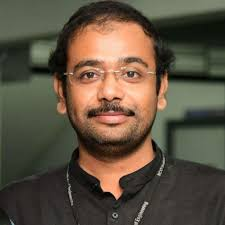
#> input picture face_filter.jpeg, 225 x 225 px, found by its file name
$ jupyter execute Untitled9.ipynb
#> lines starting #> are read from the running program, lines starting #| are printed output that depends on the picture
[cell 1]
import numpy as np
import cv2
from matplotlib import pyplot as plt
img = cv2.imread('/home/raja/kmit/classes/face_filter.jpeg')
#> img is the input picture: shape (225, 225, 3); mean B, G, R 65, 81.3, 93.7
grayscale = cv2.cvtColor(img, cv2.COLOR_BGR2GRAY)
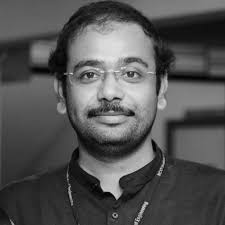
#> grayscale: shape (225, 225); min 1, max 229, mean 83.2

# edge_kernel = np.array([[-1,-1,-1], [-1,9,-1], [-1,-1,-1]])
sharpen_kernel = np.array([[0,-1,0], [-1,5,-1], [0,-1,0]])
img = cv2.filter2D(grayscale, -1, sharpen_kernel)
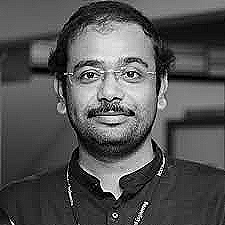
#> img: shape (225, 225); min 0, max 255, mean 83.8

# Smooth out image
# blur = cv2.medianBlur(img, 3)
blur = cv2.GaussianBlur(img, (3,3), 0)

plt.subplot(121),plt.imshow(img),plt.title('Original')
plt.xticks([]), plt.yticks([])
plt.subplot(122),plt.imshow(blur),plt.title('Blurred')
plt.xticks([]), plt.yticks([])
plt.show()
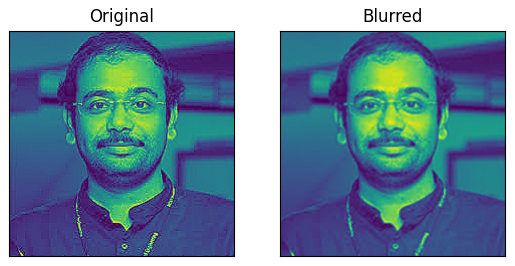
#> figure drawn by matplotlib, 2 panels

[cell 2]
im_ravel=img.ravel()

[cell 3]
plt.hist(im_ravel,256,[0,256])
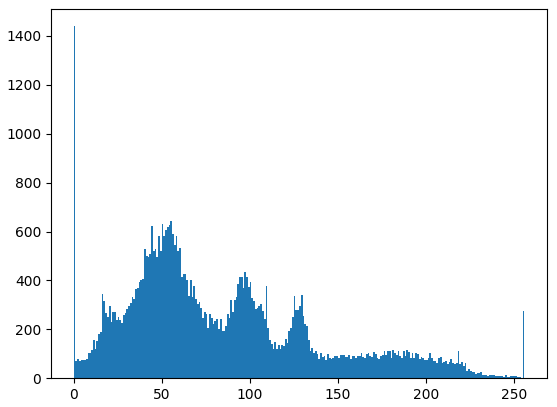
#> figure drawn by matplotlib, 1 panel; tallest bar 1440 high, from x = 0 to 1

[cell 4]
equalize = cv2.equalizeHist(img)
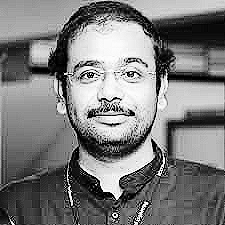
#> equalize: shape (225, 225); min 0, max 255, mean 124.7
plt.hist(equalize.ravel(), 256, [0,256])
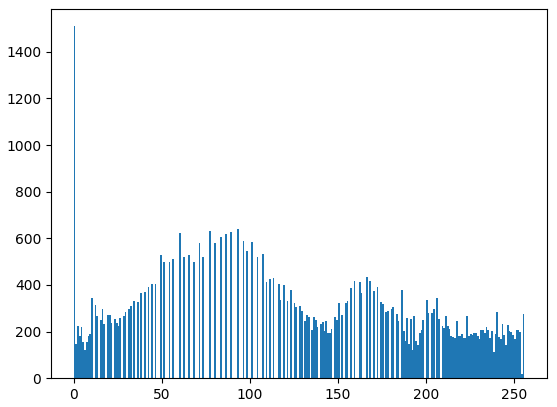
#> figure drawn by matplotlib, 1 panel; tallest bar 1510 high, from x = 0 to 1

[cell 5]
plt.subplot(121),plt.imshow(img),plt.title('Original')
plt.xticks([]), plt.yticks([])
plt.subplot(122),plt.imshow(blur),plt.title('Blurred')
plt.xticks([]), plt.yticks([])
plt.show()

[cell 6]
clahe = cv2.createCLAHE().apply(img)
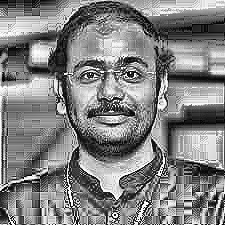
#> clahe: shape (225, 225); min 0, max 255, mean 129.7
plt.hist(clahe.ravel(), 256, [0,256])
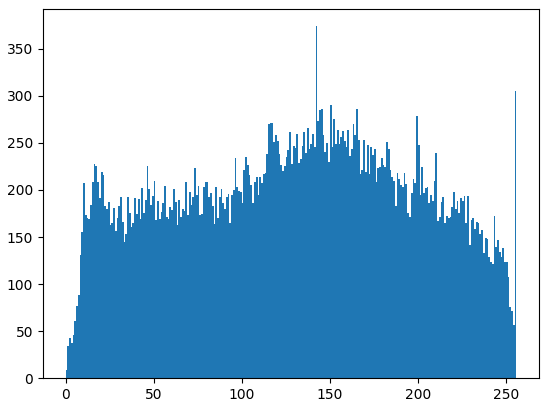
#> figure drawn by matplotlib, 1 panel; tallest bar 374 high, from x = 142 to 143

[cell 7]
plt.subplot(121),plt.imshow(img),plt.title('Original')
plt.xticks([]), plt.yticks([])
plt.subplot(122),plt.imshow(equalize),plt.title('equalize')
plt.xticks([]), plt.yticks([])
plt.show()

[cell 8]
plt.subplot(121),plt.imshow(img),plt.title('Original')
plt.xticks([]), plt.yticks([])
plt.subplot(122),plt.imshow(clahe),plt.title('clahe')
plt.xticks([]), plt.yticks([])

plt.show()

[cell 9]
import numpy as np
from skimage import color, io
# Open image and make Numpy arrays 'rgb' and 'Lab'
rgb = io.imread('/home/raja/kmit/classes/face_filter.jpeg')
Lab = color.rgb2lab(rgb)
#> Lab: shape (225, 225, 3) float64; mean of channels 0, 1, 2 34.6, 2.2, 11.2

[cell 10]
Lab[:,:,0].min()
#> Out = 0.175

[cell 11]
dst = cv2.fastNlMeansDenoisingColored(rgb,None,10,10,7,21)
plt.subplot(121),plt.imshow(img)
plt.subplot(122),plt.imshow(dst)
plt.show()

$ run again, with bio_speckle.jpeg copied over face_filter.jpeg
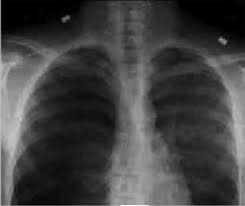
#> input picture bio_speckle.jpeg, 245 x 206 px, found by its file name
#> img is the input picture: shape (206, 245, 3); min 0, max 247, mean 65.3
#> img: shape (206, 245)
#> `clahe = cv2.createCLAHE().apply(img)`:
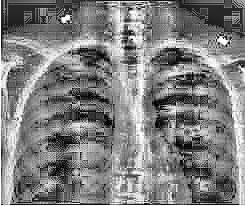
#> clahe: shape (206, 245); min 0, max 255, mean 127.7
#> `[cell 6] clahe = cv2.createCLAHE().apply(img) plt.hist(clahe.ravel(), ..`:
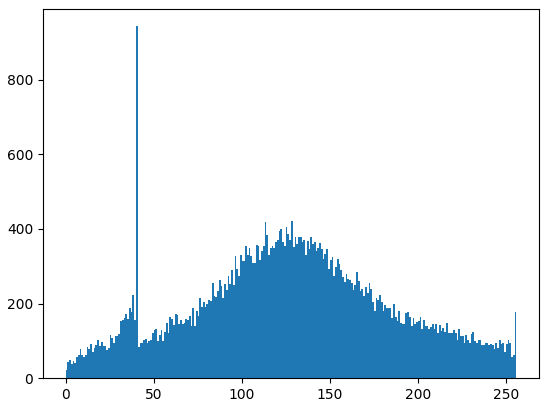
#> figure drawn by matplotlib, 1 panel; tallest bar 943 high, from x = 40 to 41
#> Lab: shape (206, 245, 3) float64; mean of channels 0, 1, 2 26.8, 0, 0
#> Out = 0
